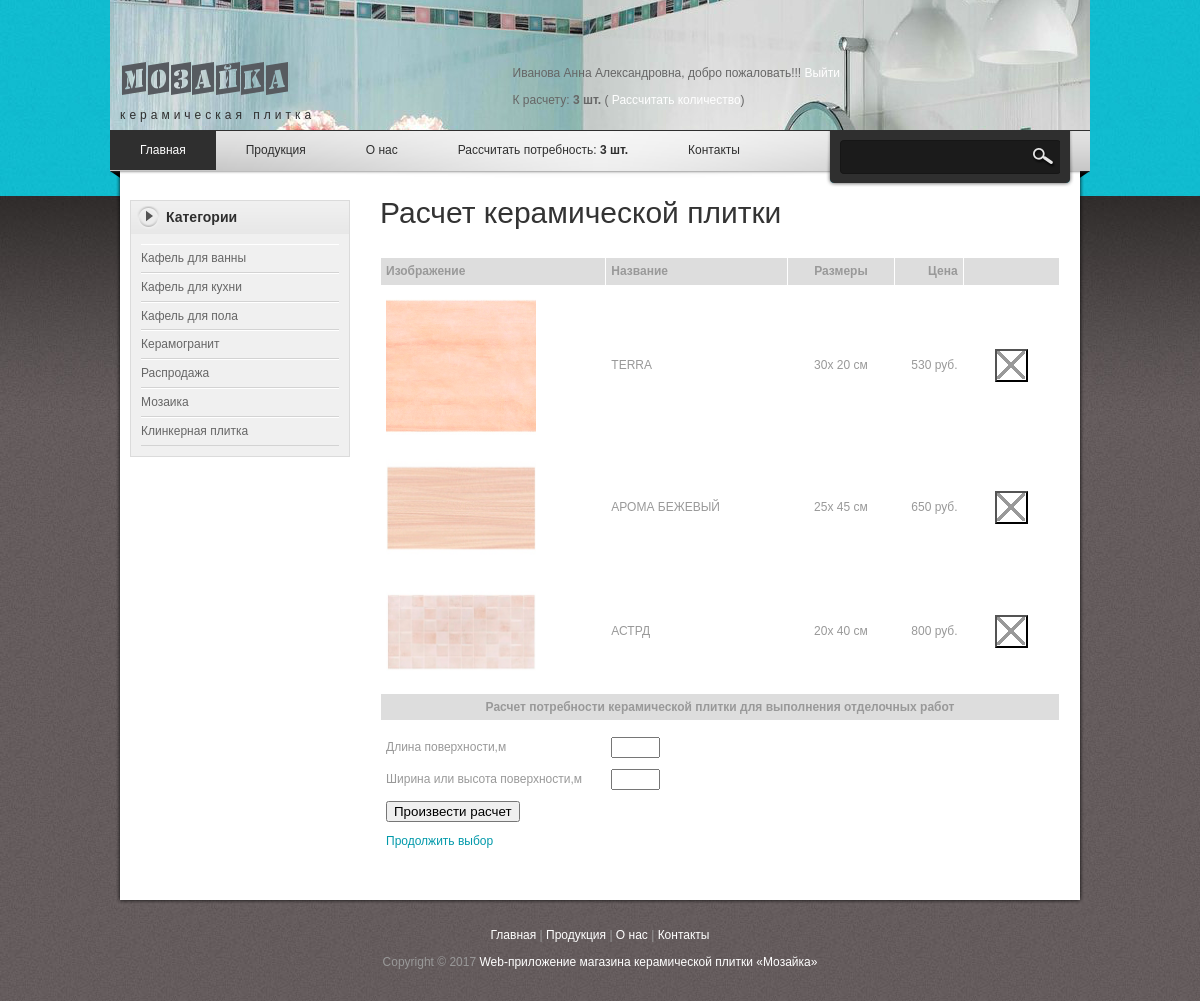
Screenshot of /shoppingcart.php (signed in) with the database file from the repository.
### tables this page shows
CREATE TABLE `users` (
  `idu` int(11) NOT NULL,
  `login` varchar(40) NOT NULL,
  `password` varchar(15) NOT NULL,
  `fio` varchar(255) NOT NULL,
  `adres` varchar(255) NOT NULL,
  `tel` varchar(12) NOT NULL,
  `email` varchar(20) NOT NULL
);

CREATE TABLE `kat` (
  `idk` int(11) NOT NULL,
  `kat` varchar(255) NOT NULL
);

CREATE TABLE `korzina` (
  `idko` int(11) NOT NULL,
  `idt` int(11) NOT NULL,
  `idu` int(11) NOT NULL,
  `kolvo` int(11) NOT NULL DEFAULT '1'
);

CREATE TABLE `tovar` (
  `idt` int(11) NOT NULL,
  `nametov` varchar(100) NOT NULL,
  `opistovar` text NOT NULL,
  `imagetovar` varchar(100) NOT NULL,
  `idk` int(11) NOT NULL,
  `cena` int(11) NOT NULL,
  `datad` date NOT NULL,
  `h` int(11) NOT NULL,
  `w` int(11) NOT NULL,
  `kolvom` int(11) NOT NULL
);

### shoppingcart.php (the view, shortened to what this page needs)
<?php	include 'header.php';
$dl=$_GET['dl'];
$shi=$_GET['shi'];
?>
        </div>
        <div id="content" class="float_r">
        	<h1>Расчет керамической плитки</h1>
				<?php	echo "<form method='post' action=''> "; ?>
        	<table width="680px" cellspacing="1" cellpadding="5">
                   	  <tr bgcolor="#ddd">
                        	<th width="220" align="left">Изображение </th>
                        	<th width="180" align="left">Название </th>
                       	  	<th width="100" align="center">Размеры </th>
                        	<th width="60" align="right">Цена </th>
							<th width="90"> </th>
                      </tr>
	<?php
$query4 = "SELECT imagetovar,nametov,cena, idu,k.idt,H,W FROM korzina as k left join tovar as t on k.idt=t.idt where idu=".$_SESSION['user'];
$result4 = mysql_query($query4) or die(mysql_error());
	while($row4 = mysql_fetch_array($result4))
    {
                    echo "	<tr> <form method='post' action=''>
                        	<td><img src={$row4['0']} alt='image 1' width='150'/></td>
                        	<td>{$row4['1']}</td>
                            <td align='center'>
							<input name='idt' type='hidden' value='". $row4['4'] ."'>
							{$row4['5']}x {$row4['6']} см
						</td>
                            <td align='right'>{$row4['2']} руб. </td>
                                                        <td align='center'>
 <input name='del' type='submit' class='submitremove' value='Удалить'> </td>";
						echo "</tr></form>";
    }
       echo " <tr>
                            <td align='center' style='background:#ddd; font-weight:bold' colspan='7'> Расчет потребности керамической плитки для выполнения отделочных работ  </td>
							  </tr>
<tr>
<td align='center'  colspan='7'>
</td>
  </tr>
  <form method='get' action=''><tr>
<td > Длина поверхности,м
</td><td><input  name='dl' type='text' size='3' value='$dl'></td>
  </tr>
  <tr>
<td > Ширина или высота поверхности,м
</td><td><input  name='shi' type='text' size='3' value='$shi'></td>
<td></td>
  </tr>
 <tr>
<td>  <input name='del2' type='submit' value='Произвести расчет'></td>
  </tr>
   <tr>
<td>
  <p><a href='javascript:history.back()'>Продолжить выбор</a></p>
  </td>
  </tr>
  </form>
		<tr><p>
		</tr>";
?>
			</div>
    </div>
    <?php
	include 'footer.php'; ?>
</div>
</body>
</html>

### header.php (shortened to what this page needs)
<?php
$logged = $_SESSION['user'];
if ($logged) {
$query = "SELECT * FROM users WHERE idu='$logged'";
$result = mysql_query($query) or die(mysql_error());
$querykorz = "SELECT sum(kolvo) as k FROM korzina where idu=".$_SESSION['user'];
$resultkorz = mysql_query($querykorz) or die(mysql_error());
}
$query2 = "SELECT * FROM kat";
$result2 = mysql_query($query2) or die(mysql_error());
?>
<!DOCTYPE html PUBLIC "-//W3C//DTD XHTML 1.0 Transitional//EN" "http://www.w3.org/TR/xhtml1/DTD/xhtml1-transitional.dtd">
<html xmlns="http://www.w3.org/1999/xhtml">
<head>
<link href="templatemo_style.css" rel="stylesheet" type="text/css" />
<link rel="stylesheet" href="nivo-slider.css" type="text/css" media="screen" />
<link rel="stylesheet" type="text/css" href="css/ddsmoothmenu.css" />
</head>
<body>
<div id="templatemo_body_wrapper">
<div id="templatemo_wrapper">
	<div id="templatemo_header">
    	<div id="site_title"><h1><a href="index.php"><br>керамическая плитка</a></h1></div>
       	  <div id="header_right">
        <p>
<?php
if ((!$logged) ) {
 echo "<a href='#'><form method='post' action='logmi.php'>";
 echo "Логин  <input type=text size=10 maxlength=10 name='login' />";
 echo "  Пароль<input type='password' size=10 maxlength=10 name='password' />";
echo "<input type='submit'  name='del' value='Войти' /><a href='reg.php'>Регистрация</a>";} else {	$row = mysql_fetch_array($result);
	echo $row['3'];echo  ", добро пожаловать!!! " ;echo  "<a href='login.php?act=logout'>Выйти</a>";}
 ?>
            <?php
			if ($logged){
					while($rowkorz = mysql_fetch_array($resultkorz))
    { $rowp=$rowkorz['0'];
			echo  " <p>К расчету: <strong>{$rowkorz['0']} шт.</strong> ( <a href='shoppingcart.php'>Рассчитать количество</a>) </p> ";}
			}
			 ?>
		</div>
			</div>
    <div id="templatemo_menubar">
    	<div id="top_nav" class="ddsmoothmenu">
            <ul>
                <li><a href="index.php" class="selected">Главная</a></li>
                <li><a href="#">Продукция</a>
                </li>
                <li><a href="about.php">О нас</a>
                </li>
			   <?php
			   if ($logged==1){  echo  "<li><a href='#'>Администрирование</a>
			 <ul><li><a href='editkat.php'>Категории</a></li>
			 <li><a href='edittovar.php'>Товар</a></li>
			</ul>
			 </li>          ";}
			 elseif ($logged>1){
			 echo  "
			<li><a href='shoppingcart.php'> Рассчитать потребность: <strong>$rowp шт.</strong></a></li>
			 <li><a href='contact.php'>Контакты</a></li>";}?>
            </ul>
            <br style="clear: left" />
        </div>
        <div id="templatemo_search">
            <form action="index.php" method="post">
              <input type="text" value=" " name="keyword" id="keyword" title="keyword" onfocus="clearText(this)" onblur="clearText(this)" class="txt_field" />
              <input type="submit" name="Search" value=" " alt="Search" id="searchbutton" title="Search" class="sub_btn"  />
            </form>
        </div>
    </div>
    <div id="templatemo_main">
    	<div id="sidebar" class="float_l">
        	<div class="sidebar_box"><span class="bottom"></span>
            	<h3>Категории</h3>
                <div class="content">
                	<ul class="sidebar_list">
						<?php
					while($row2 = mysql_fetch_array($result2))
    {
                       echo "<li><a href='index.php?idk={$row2['0']}'>{$row2['1']}</a></li>";
	} ?>
                    </ul>
                </div>
             </div>

### templatemo_style.css (style rules this page uses)
body { margin: 0; padding: 0; color: #999; font-family: Tahoma, Geneva, sans-serif; font-size: 12px; line-height: 1.4em; background-color: #665f5f; background-repeat: repeat; background-image: url(images/templatemo_body.jpg) }
a, a:link, a:visited { color: #0299aa; font-weight: normal; text-decoration: none }
p { margin: 0 0 10px 0; padding: 0; }
img { border: none; }
h1, h2, h3, h4, h5, h6 { color: #333; font-weight: normal; }
h1 { font-size: 30px; margin: 0 0 30px; padding: 5px 0 }
h3 { font-size: 20px; margin: 0 0 20px; padding: 0; }
.float_l { float: left }
.float_r { float: right }
#templatemo_body_wrapper { width: 100%; background: url(images/templatemo_body_top.jpg) repeat-x top }
#templatemo_wrapper { width: 980px; margin: 0 auto; }
#templatemo_header { width: 960px; height: 70px; padding: 30px 10px; background: url(images/templatemo_header_bg.png) no-repeat bottom; }
#templatemo_menubar { width: 980px; height: 60px; background: url(images/templatemo_menubar.png) no-repeat; }
#templatemo_main { width: 940px; padding: 10px 20px; background: url(images/templatemo_main_bg.png) repeat-y }
#content { width: 690px }
#sidebar { width: 220px }
#site_title { float: left; margin-top: 30px; }
#site_title h1 { margin: 0; padding: 0 }
#site_title h1 a { display: block; width: 300px; height: 40px; padding-top: 30px; font-size: 12px; letter-spacing: 4px; color: #2f2f2f; text-align: left; background: url(images/templatemo_logo.png) no-repeat top left }
#header_right { float: right; margin: 35px 240px 0 0; color: #666; }
#header_right a { color: #fff }
#templatemo_search { float: right; margin: 10px 30px 0; width: 220px; height: 34px; background: url(images/templatemo_search_bg.png) }
#templatemo_search form { margin: 0; padding: 0; }
#templatemo_search .txt_field { float: left; display: block; height: 22px; line-height: 22px; width: 170px; color: #999; font-size: 12px; padding: 5px; font-variant: normal; border: none; background: none; }
#templatemo_search .sub_btn { float: right; display: block; color: #fff; height: 33px; width: 40px; font-size: 11px; font-weight: 700; line-height: 26px; cursor: pointer; border: none; background: none; }
.sidebar_box { position: relative; background: #f0f0f0; margin-bottom: 36px; border: 1px solid #dbdbdb }
.sidebar_box h3 { font-size: 14px; font-weight: 700; padding: 0 10px 0 35px; margin: 0; width: 185px; height: 33px; line-height: 33px; margin-bottom: 0; background: url(images/templatemo_sidebar_header.png) no-repeat; color: #2f2f2f }
#sidebar .sidebar_box .content { padding: 10px 10px 0; }
#sidebar .sidebar_list { margin: 0; padding: 0 0 10px; list-style: none; }
#sidebar .sidebar_list li { display: block; margin: 0; padding: 5px 0; border-top: 1px solid #fff; border-bottom: 1px solid #d3d3d3 }
#sidebar .sidebar_list li a { color: #666; }
.submitremove { width: 33px; height: 33px; background: transparent url(images/remove_x.gif) no-repeat center top; text-indent: -1000em; cursor: pointer; cursor: hand; }

### css/ddsmoothmenu.css (style rules this page uses)
.ddsmoothmenu { float: left; }
.ddsmoothmenu ul { z-index:100; margin: 0; padding: 0; list-style-type: none; }
.ddsmoothmenu ul li { position: relative; display: inline; float: left; }
.ddsmoothmenu ul li a { display: block; padding: 0 30px; height: 40px; line-height: 40px; font-size: 12px; color: #2f2f2f; text-decoration: none; outline: none; text-align: center; }
.ddsmoothmenu ul li a.selected, .ddsmoothmenu ul li a:hover { color: #fff; background: #2f2f2f; }

### rows the page displays
users: fio "Иванова Анна Александровна"
kat: kat "Кафель для ванны"
kat: kat "Кафель для кухни"
kat: kat "Кафель для пола"
kat: kat "Керамогранит"
kat: kat "Распродажа"
kat: kat "Мозаика"
kat: kat "Клинкерная плитка"
korzina: idt.imagetovar (picture), idt.nametov "TERRA", idt.h "30", idt.w "20", idt.cena "530"
korzina: idt.imagetovar (picture), idt.nametov "АРОМА БЕЖЕВЫЙ", idt.h "25", idt.w "45", idt.cena "650"
korzina: idt.imagetovar (picture), idt.nametov "АСТРД", idt.h "20", idt.w "40", idt.cena "800"

### other values shown
$rowkorz['0'] "3"
$rowp "3"
